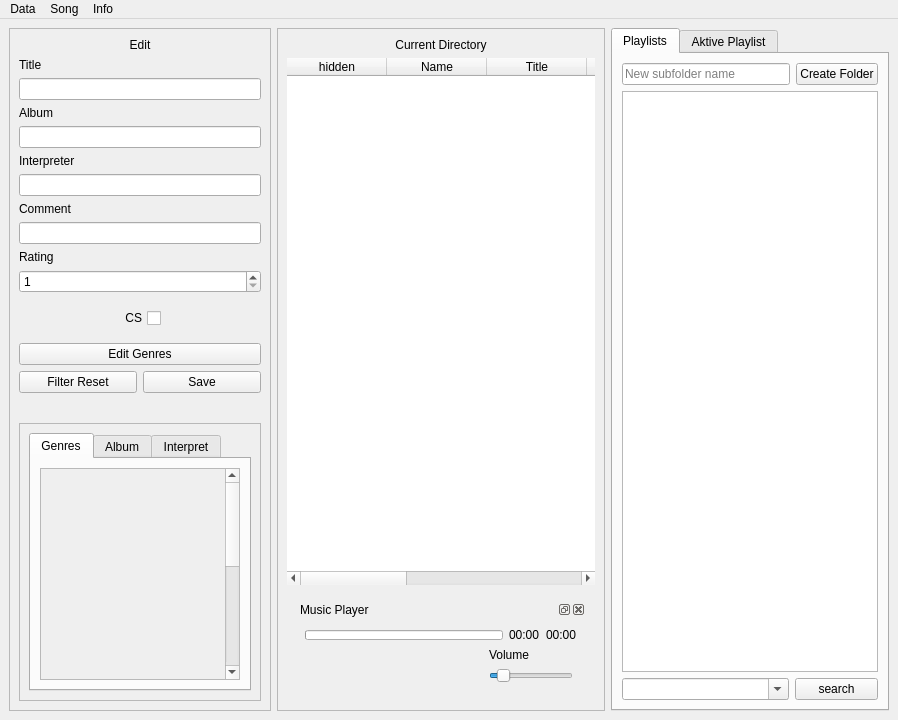
<?xml version="1.0" encoding="UTF-8"?>
<ui version="4.0">
 <class>MainWindow</class>
 <widget class="QMainWindow" name="MainWindow">
  <property name="windowModality">
   <enum>Qt::NonModal</enum>
  </property>
  <property name="geometry">
   <rect>
    <x>0</x>
    <y>0</y>
    <width>898</width>
    <height>720</height>
   </rect>
  </property>
  <property name="sizePolicy">
   <sizepolicy hsizetype="Preferred" vsizetype="Preferred">
    <horstretch>0</horstretch>
    <verstretch>0</verstretch>
   </sizepolicy>
  </property>
  <property name="windowTitle">
   <string>Music Manager</string>
  </property>
  <widget class="QWidget" name="centralwidget">
   <layout class="QHBoxLayout" name="horizontalLayout_6" stretch="1,5,0">
    <item>
     <widget class="QFrame" name="frame">
      <property name="sizePolicy">
       <sizepolicy hsizetype="Fixed" vsizetype="Preferred">
        <horstretch>0</horstretch>
        <verstretch>0</verstretch>
       </sizepolicy>
      </property>
      <property name="frameShape">
       <enum>QFrame::StyledPanel</enum>
      </property>
      <property name="frameShadow">
       <enum>QFrame::Raised</enum>
      </property>
      <layout class="QGridLayout" name="gridLayout_4">
       <item row="1" column="0">
        <layout class="QVBoxLayout" name="verticalLayout_4">
         <item>
          <layout class="QVBoxLayout" name="verticalLayout">
           <item>
            <widget class="QLabel" name="label_3">
             <property name="text">
              <string>Title</string>
             </property>
            </widget>
           </item>
           <item>
            <widget class="QLineEdit" name="lineEditTitle"/>
           </item>
          </layout>
         </item>
         <item>
          <layout class="QVBoxLayout" name="verticalLayout_2">
           <item>
            <widget class="QLabel" name="label_2">
             <property name="text">
              <string>Album</string>
             </property>
            </widget>
           </item>
           <item>
            <widget class="QLineEdit" name="lineEditAlbum"/>
           </item>
          </layout>
         </item>
         <item>
          <layout class="QVBoxLayout" name="verticalLayout_3">
           <item>
            <widget class="QLabel" name="label">
             <property name="text">
              <string>Interpreter</string>
             </property>
            </widget>
           </item>
           <item>
            <widget class="QLineEdit" name="lineEditInterpreter"/>
           </item>
          </layout>
         </item>
         <item>
          <layout class="QVBoxLayout" name="verticalLayout_9">
           <item>
            <widget class="QLabel" name="label_5">
             <property name="text">
              <string>Comment</string>
             </property>
            </widget>
           </item>
           <item>
            <widget class="QLineEdit" name="lineEditComment"/>
           </item>
          </layout>
         </item>
         <item>
          <layout class="QVBoxLayout" name="verticalLayout_5">
           <item>
            <widget class="QLabel" name="label_4">
             <property name="text">
              <string>Rating</string>
             </property>
            </widget>
           </item>
           <item>
            <widget class="QSpinBox" name="spinBoxRating">
             <property name="minimum">
              <number>1</number>
             </property>
             <property name="maximum">
              <number>20</number>
             </property>
            </widget>
           </item>
          </layout>
         </item>
         <item>
          <widget class="QWidget" name="widget_2" native="true">
           <layout class="QHBoxLayout" name="horizontalLayout_2">
            <item>
             <widget class="QCheckBox" name="csCheckBox">
              <property name="sizePolicy">
               <sizepolicy hsizetype="Fixed" vsizetype="Fixed">
                <horstretch>0</horstretch>
                <verstretch>0</verstretch>
               </sizepolicy>
              </property>
              <property name="layoutDirection">
               <enum>Qt::RightToLeft</enum>
              </property>
              <property name="autoFillBackground">
               <bool>false</bool>
              </property>
              <property name="text">
               <string>CS</string>
              </property>
              <property name="tristate">
               <bool>false</bool>
              </property>
             </widget>
            </item>
           </layout>
          </widget>
         </item>
         <item>
          <widget class="QPushButton" name="genreButton">
           <property name="sizePolicy">
            <sizepolicy hsizetype="Minimum" vsizetype="Fixed">
             <horstretch>0</horstretch>
             <verstretch>0</verstretch>
            </sizepolicy>
           </property>
           <property name="text">
            <string>Edit Genres</string>
           </property>
          </widget>
         </item>
         <item>
          <layout class="QHBoxLayout" name="horizontalLayout_7">
           <item>
            <widget class="QPushButton" name="filterResetButton">
             <property name="sizePolicy">
              <sizepolicy hsizetype="Minimum" vsizetype="Expanding">
               <horstretch>0</horstretch>
               <verstretch>0</verstretch>
              </sizepolicy>
             </property>
             <property name="text">
              <string>Filter Reset</string>
             </property>
            </widget>
           </item>
           <item>
            <widget class="QPushButton" name="saveButton">
             <property name="sizePolicy">
              <sizepolicy hsizetype="Minimum" vsizetype="Fixed">
               <horstretch>0</horstretch>
               <verstretch>0</verstretch>
              </sizepolicy>
             </property>
             <property name="layoutDirection">
              <enum>Qt::RightToLeft</enum>
             </property>
             <property name="text">
              <string>Save</string>
             </property>
            </widget>
           </item>
          </layout>
         </item>
         <item>
          <widget class="QWidget" name="widget" native="true">
           <property name="sizePolicy">
            <sizepolicy hsizetype="Maximum" vsizetype="Preferred">
             <horstretch>0</horstretch>
             <verstretch>0</verstretch>
            </sizepolicy>
           </property>
           <layout class="QHBoxLayout" name="horizontalLayout"/>
          </widget>
         </item>
         <item>
          <widget class="QFrame" name="frame_3">
           <property name="sizePolicy">
            <sizepolicy hsizetype="Preferred" vsizetype="Expanding">
             <horstretch>0</horstretch>
             <verstretch>0</verstretch>
            </sizepolicy>
           </property>
           <property name="frameShape">
            <enum>QFrame::StyledPanel</enum>
           </property>
           <property name="frameShadow">
            <enum>QFrame::Raised</enum>
           </property>
           <layout class="QVBoxLayout" name="verticalLayout_7">
            <item>
             <widget class="QTabWidget" name="tabWidget">
              <property name="tabPosition">
               <enum>QTabWidget::North</enum>
              </property>
              <property name="currentIndex">
               <number>0</number>
              </property>
              <property name="usesScrollButtons">
               <bool>false</bool>
              </property>
              <widget class="QWidget" name="genretab">
               <attribute name="title">
                <string>Genres</string>
               </attribute>
               <layout class="QGridLayout" name="gridLayout_5">
                <item row="0" column="0">
                 <widget class="QScrollArea" name="scrollGenre">
                  <property name="sizePolicy">
                   <sizepolicy hsizetype="Expanding" vsizetype="Expanding">
                    <horstretch>0</horstretch>
                    <verstretch>0</verstretch>
                   </sizepolicy>
                  </property>
                  <property name="minimumSize">
                   <size>
                    <width>200</width>
                    <height>0</height>
                   </size>
                  </property>
                  <property name="horizontalScrollBarPolicy">
                   <enum>Qt::ScrollBarAlwaysOff</enum>
                  </property>
                  <property name="widgetResizable">
                   <bool>false</bool>
                  </property>
                  <widget class="QWidget" name="genreWidget">
                   <property name="geometry">
                    <rect>
                     <x>0</x>
                     <y>0</y>
                     <width>172</width>
                     <height>460</height>
                    </rect>
                   </property>
                   <property name="sizePolicy">
                    <sizepolicy hsizetype="Minimum" vsizetype="Preferred">
                     <horstretch>0</horstretch>
                     <verstretch>0</verstretch>
                    </sizepolicy>
                   </property>
                   <layout class="QGridLayout" name="gridLayout_2">
                    <item row="0" column="0">
                     <layout class="QFormLayout" name="genreLayout">
                      <property name="fieldGrowthPolicy">
                       <enum>QFormLayout::ExpandingFieldsGrow</enum>
                      </property>
                      <property name="rowWrapPolicy">
                       <enum>QFormLayout::DontWrapRows</enum>
                      </property>
                      <property name="labelAlignment">
                       <set>Qt::AlignRight|Qt::AlignTrailing|Qt::AlignVCenter</set>
                      </property>
                     </layout>
                    </item>
                   </layout>
                  </widget>
                 </widget>
                </item>
               </layout>
              </widget>
              <widget class="QWidget" name="albumtab">
               <attribute name="title">
                <string>Album</string>
               </attribute>
               <layout class="QGridLayout" name="gridLayout_7">
                <item row="0" column="0">
                 <widget class="QScrollArea" name="scrollAlbum">
                  <property name="sizePolicy">
                   <sizepolicy hsizetype="Expanding" vsizetype="Expanding">
                    <horstretch>0</horstretch>
                    <verstretch>0</verstretch>
                   </sizepolicy>
                  </property>
                  <property name="minimumSize">
                   <size>
                    <width>200</width>
                    <height>0</height>
                   </size>
                  </property>
                  <property name="horizontalScrollBarPolicy">
                   <enum>Qt::ScrollBarAlwaysOff</enum>
                  </property>
                  <property name="widgetResizable">
                   <bool>false</bool>
                  </property>
                  <widget class="QWidget" name="albumWidget">
                   <property name="geometry">
                    <rect>
                     <x>0</x>
                     <y>0</y>
                     <width>172</width>
                     <height>460</height>
                    </rect>
                   </property>
                   <property name="sizePolicy">
                    <sizepolicy hsizetype="Minimum" vsizetype="Preferred">
                     <horstretch>0</horstretch>
                     <verstretch>0</verstretch>
                    </sizepolicy>
                   </property>
                   <layout class="QGridLayout" name="gridLayout_6">
                    <item row="0" column="0">
                     <layout class="QFormLayout" name="albumLayout">
                      <property name="fieldGrowthPolicy">
                       <enum>QFormLayout::ExpandingFieldsGrow</enum>
                      </property>
                      <property name="rowWrapPolicy">
                       <enum>QFormLayout::DontWrapRows</enum>
                      </property>
                      <property name="labelAlignment">
                       <set>Qt::AlignRight|Qt::AlignTrailing|Qt::AlignVCenter</set>
                      </property>
                     </layout>
                    </item>
                   </layout>
                  </widget>
                 </widget>
                </item>
               </layout>
              </widget>
              <widget class="QWidget" name="interpretertab">
               <attribute name="title">
                <string>Interpret</string>
               </attribute>
               <layout class="QGridLayout" name="gridLayout_9">
                <item row="0" column="0">
                 <widget class="QScrollArea" name="scrollInterpreter">
                  <property name="sizePolicy">
                   <sizepolicy hsizetype="Expanding" vsizetype="Expanding">
                    <horstretch>0</horstretch>
                    <verstretch>0</verstretch>
                   </sizepolicy>
                  </property>
                  <property name="minimumSize">
                   <size>
                    <width>200</width>
                    <height>0</height>
                   </size>
                  </property>
                  <property name="horizontalScrollBarPolicy">
                   <enum>Qt::ScrollBarAlwaysOff</enum>
                  </property>
                  <property name="widgetResizable">
                   <bool>false</bool>
                  </property>
                  <widget class="QWidget" name="interpreterWidget">
                   <property name="geometry">
                    <rect>
                     <x>0</x>
                     <y>0</y>
                     <width>172</width>
                     <height>460</height>
                    </rect>
                   </property>
                   <property name="sizePolicy">
                    <sizepolicy hsizetype="Minimum" vsizetype="Preferred">
                     <horstretch>0</horstretch>
                     <verstretch>0</verstretch>
                    </sizepolicy>
                   </property>
                   <layout class="QGridLayout" name="gridLayout_8">
                    <item row="0" column="0">
                     <layout class="QFormLayout" name="interpreterLayout">
                      <property name="fieldGrowthPolicy">
                       <enum>QFormLayout::ExpandingFieldsGrow</enum>
                      </property>
                      <property name="rowWrapPolicy">
                       <enum>QFormLayout::DontWrapRows</enum>
                      </property>
                      <property name="labelAlignment">
                       <set>Qt::AlignRight|Qt::AlignTrailing|Qt::AlignVCenter</set>
                      </property>
                     </layout>
                    </item>
                   </layout>
                  </widget>
                 </widget>
                </item>
               </layout>
              </widget>
             </widget>
            </item>
           </layout>
          </widget>
         </item>
        </layout>
       </item>
       <item row="0" column="0">
        <widget class="QLabel" name="label_7">
         <property name="text">
          <string>Edit</string>
         </property>
         <property name="alignment">
          <set>Qt::AlignCenter</set>
         </property>
         <property name="margin">
          <number>5</number>
         </property>
        </widget>
       </item>
      </layout>
     </widget>
    </item>
    <item>
     <layout class="QVBoxLayout" name="verticalLayout_10">
      <item>
       <widget class="QFrame" name="frame_2">
        <property name="frameShape">
         <enum>QFrame::StyledPanel</enum>
        </property>
        <property name="frameShadow">
         <enum>QFrame::Raised</enum>
        </property>
        <layout class="QVBoxLayout" name="verticalLayout_13" stretch="1,100,0">
         <item>
          <widget class="QLabel" name="label_8">
           <property name="text">
            <string>Current Directory</string>
           </property>
           <property name="alignment">
            <set>Qt::AlignCenter</set>
           </property>
           <property name="margin">
            <number>5</number>
           </property>
          </widget>
         </item>
         <item>
          <widget class="MyDragTable" name="tableWidget">
           <property name="frameShape">
            <enum>QFrame::NoFrame</enum>
           </property>
           <property name="frameShadow">
            <enum>QFrame::Raised</enum>
           </property>
           <property name="horizontalScrollBarPolicy">
            <enum>Qt::ScrollBarAsNeeded</enum>
           </property>
           <property name="autoScroll">
            <bool>false</bool>
           </property>
           <property name="editTriggers">
            <set>QAbstractItemView::NoEditTriggers</set>
           </property>
           <property name="tabKeyNavigation">
            <bool>false</bool>
           </property>
           <property name="showDropIndicator" stdset="0">
            <bool>false</bool>
           </property>
           <property name="dragEnabled">
            <bool>true</bool>
           </property>
           <property name="dragDropOverwriteMode">
            <bool>false</bool>
           </property>
           <property name="dragDropMode">
            <enum>QAbstractItemView::DragOnly</enum>
           </property>
           <property name="alternatingRowColors">
            <bool>true</bool>
           </property>
           <property name="selectionMode">
            <enum>QAbstractItemView::ExtendedSelection</enum>
           </property>
           <property name="selectionBehavior">
            <enum>QAbstractItemView::SelectRows</enum>
           </property>
           <property name="textElideMode">
            <enum>Qt::ElideNone</enum>
           </property>
           <property name="showGrid">
            <bool>true</bool>
           </property>
           <property name="gridStyle">
            <enum>Qt::NoPen</enum>
           </property>
           <property name="sortingEnabled">
            <bool>true</bool>
           </property>
           <property name="wordWrap">
            <bool>false</bool>
           </property>
           <property name="cornerButtonEnabled">
            <bool>false</bool>
           </property>
           <attribute name="horizontalHeaderVisible">
            <bool>true</bool>
           </attribute>
           <attribute name="horizontalHeaderCascadingSectionResizes">
            <bool>false</bool>
           </attribute>
           <attribute name="horizontalHeaderHighlightSections">
            <bool>true</bool>
           </attribute>
           <attribute name="verticalHeaderVisible">
            <bool>false</bool>
           </attribute>
           <attribute name="verticalHeaderHighlightSections">
            <bool>false</bool>
           </attribute>
           <column>
            <property name="text">
             <string>hidden</string>
            </property>
           </column>
           <column>
            <property name="text">
             <string>Name</string>
            </property>
           </column>
           <column>
            <property name="text">
             <string>Title</string>
            </property>
           </column>
           <column>
            <property name="text">
             <string>Album</string>
            </property>
           </column>
           <column>
            <property name="text">
             <string>Interpreter</string>
            </property>
           </column>
           <column>
            <property name="text">
             <string>Genres</string>
            </property>
           </column>
           <column>
            <property name="text">
             <string>Times Played</string>
            </property>
           </column>
           <column>
            <property name="text">
             <string>Rating</string>
            </property>
           </column>
          </widget>
         </item>
         <item>
          <widget class="QWidget" name="musicframe" native="true">
           <layout class="QVBoxLayout" name="verticalLayout_6">
            <item>
             <widget class="QDockWidget" name="musicdock">
              <property name="floating">
               <bool>false</bool>
              </property>
              <property name="features">
               <set>QDockWidget::AllDockWidgetFeatures</set>
              </property>
              <property name="allowedAreas">
               <set>Qt::NoDockWidgetArea</set>
              </property>
              <property name="windowTitle">
               <string>Music Player</string>
              </property>
              <widget class="QWidget" name="dockWidgetContents">
               <layout class="QGridLayout" name="gridLayout">
                <item row="0" column="0">
                 <layout class="QVBoxLayout" name="musiclayout">
                  <item>
                   <layout class="QHBoxLayout" name="horizontalLayout_3">
                    <item>
                     <widget class="MyProgressbar" name="timebar">
                      <property name="minimumSize">
                       <size>
                        <width>0</width>
                        <height>10</height>
                       </size>
                      </property>
                      <property name="maximumSize">
                       <size>
                        <width>16777215</width>
                        <height>10</height>
                       </size>
                      </property>
                      <property name="value">
                       <number>0</number>
                      </property>
                      <property name="textVisible">
                       <bool>false</bool>
                      </property>
                      <property name="format">
                       <string/>
                      </property>
                     </widget>
                    </item>
                    <item>
                     <widget class="QLabel" name="time">
                      <property name="text">
                       <string>00:00</string>
                      </property>
                     </widget>
                    </item>
                    <item>
                     <widget class="QLabel" name="length">
                      <property name="text">
                       <string>00:00</string>
                      </property>
                     </widget>
                    </item>
                   </layout>
                  </item>
                  <item>
                   <layout class="QHBoxLayout" name="horizontalLayout_4">
                    <item>
                     <widget class="QPushButton" name="previousbutton">
                      <property name="sizePolicy">
                       <sizepolicy hsizetype="Maximum" vsizetype="Fixed">
                        <horstretch>0</horstretch>
                        <verstretch>0</verstretch>
                       </sizepolicy>
                      </property>
                      <property name="text">
                       <string/>
                      </property>
                      <property name="icon">
                       <iconset resource="resource.qrc">
                        <normaloff>:/music_layout/resources/previous.png</normaloff>:/music_layout/resources/previous.png</iconset>
                      </property>
                      <property name="iconSize">
                       <size>
                        <width>30</width>
                        <height>30</height>
                       </size>
                      </property>
                      <property name="flat">
                       <bool>true</bool>
                      </property>
                     </widget>
                    </item>
                    <item>
                     <widget class="QPushButton" name="playbutton_2">
                      <property name="sizePolicy">
                       <sizepolicy hsizetype="Maximum" vsizetype="Fixed">
                        <horstretch>0</horstretch>
                        <verstretch>0</verstretch>
                       </sizepolicy>
                      </property>
                      <property name="text">
                       <string/>
                      </property>
                      <property name="icon">
                       <iconset resource="resource.qrc">
                        <normaloff>:/music_layout/resources/play.png</normaloff>:/music_layout/resources/play.png</iconset>
                      </property>
                      <property name="iconSize">
                       <size>
                        <width>30</width>
                        <height>30</height>
                       </size>
                      </property>
                      <property name="flat">
                       <bool>true</bool>
                      </property>
                     </widget>
                    </item>
                    <item>
                     <widget class="QPushButton" name="pausebutton">
                      <property name="sizePolicy">
                       <sizepolicy hsizetype="Maximum" vsizetype="Fixed">
                        <horstretch>0</horstretch>
                        <verstretch>0</verstretch>
                       </sizepolicy>
                      </property>
                      <property name="text">
                       <string/>
                      </property>
                      <property name="icon">
                       <iconset resource="resource.qrc">
                        <normaloff>:/music_layout/resources/pause.png</normaloff>:/music_layout/resources/pause.png</iconset>
                      </property>
                      <property name="iconSize">
                       <size>
                        <width>30</width>
                        <height>30</height>
                       </size>
                      </property>
                      <property name="flat">
                       <bool>true</bool>
                      </property>
                     </widget>
                    </item>
                    <item>
                     <widget class="QPushButton" name="nextbutton">
                      <property name="sizePolicy">
                       <sizepolicy hsizetype="Maximum" vsizetype="Fixed">
                        <horstretch>0</horstretch>
                        <verstretch>0</verstretch>
                       </sizepolicy>
                      </property>
                      <property name="text">
                       <string/>
                      </property>
                      <property name="icon">
                       <iconset resource="resource.qrc">
                        <normaloff>:/music_layout/resources/next.png</normaloff>:/music_layout/resources/next.png</iconset>
                      </property>
                      <property name="iconSize">
                       <size>
                        <width>30</width>
                        <height>30</height>
                       </size>
                      </property>
                      <property name="flat">
                       <bool>true</bool>
                      </property>
                     </widget>
                    </item>
                    <item>
                     <layout class="QVBoxLayout" name="verticalLayout_8">
                      <item>
                       <widget class="QLabel" name="volume">
                        <property name="sizePolicy">
                         <sizepolicy hsizetype="Maximum" vsizetype="Preferred">
                          <horstretch>0</horstretch>
                          <verstretch>0</verstretch>
                         </sizepolicy>
                        </property>
                        <property name="text">
                         <string>Volume</string>
                        </property>
                       </widget>
                      </item>
                      <item>
                       <widget class="QSlider" name="soundSlider">
                        <property name="sizePolicy">
                         <sizepolicy hsizetype="Maximum" vsizetype="Fixed">
                          <horstretch>0</horstretch>
                          <verstretch>0</verstretch>
                         </sizepolicy>
                        </property>
                        <property name="maximum">
                         <number>10</number>
                        </property>
                        <property name="value">
                         <number>1</number>
                        </property>
                        <property name="orientation">
                         <enum>Qt::Horizontal</enum>
                        </property>
                       </widget>
                      </item>
                     </layout>
                    </item>
                   </layout>
                  </item>
                 </layout>
                </item>
               </layout>
              </widget>
             </widget>
            </item>
           </layout>
          </widget>
         </item>
        </layout>
       </widget>
      </item>
     </layout>
    </item>
    <item>
     <widget class="QTabWidget" name="playlistTab">
      <property name="currentIndex">
       <number>0</number>
      </property>
      <widget class="QWidget" name="playlistsearch">
       <attribute name="title">
        <string>Playlists</string>
       </attribute>
       <layout class="QGridLayout" name="gridLayout_10">
        <item row="3" column="0">
         <widget class="MyTreeView" name="playlistTreeView">
          <property name="editTriggers">
           <set>QAbstractItemView::NoEditTriggers</set>
          </property>
          <property name="showDropIndicator" stdset="0">
           <bool>false</bool>
          </property>
          <property name="selectionBehavior">
           <enum>QAbstractItemView::SelectItems</enum>
          </property>
         </widget>
        </item>
        <item row="0" column="0">
         <layout class="QHBoxLayout" name="horizontalLayout_8">
          <item>
           <widget class="QLineEdit" name="playlistFolderLineEdit">
            <property name="text">
             <string/>
            </property>
            <property name="placeholderText">
             <string>New subfolder name</string>
            </property>
           </widget>
          </item>
          <item>
           <widget class="QPushButton" name="playlistCreateFolderButton">
            <property name="text">
             <string>Create Folder</string>
            </property>
           </widget>
          </item>
         </layout>
        </item>
        <item row="4" column="0">
         <layout class="QHBoxLayout" name="horizontalLayout_9" stretch="2,1">
          <item>
           <widget class="QComboBox" name="playlistSearchLineEdit">
            <property name="editable">
             <bool>true</bool>
            </property>
            <property name="insertPolicy">
             <enum>QComboBox::InsertAfterCurrent</enum>
            </property>
            <property name="duplicatesEnabled">
             <bool>true</bool>
            </property>
            <property name="frame">
             <bool>true</bool>
            </property>
           </widget>
          </item>
          <item>
           <widget class="QPushButton" name="playlistSearchButton">
            <property name="text">
             <string>search</string>
            </property>
           </widget>
          </item>
         </layout>
        </item>
       </layout>
      </widget>
      <widget class="QWidget" name="playlistInfo">
       <attribute name="title">
        <string>Aktive Playlist</string>
       </attribute>
       <layout class="QVBoxLayout" name="verticalLayout_11">
        <item>
         <widget class="QLineEdit" name="playlistLineEdit">
          <property name="mouseTracking">
           <bool>false</bool>
          </property>
          <property name="acceptDrops">
           <bool>false</bool>
          </property>
          <property name="frame">
           <bool>false</bool>
          </property>
          <property name="echoMode">
           <enum>QLineEdit::Normal</enum>
          </property>
          <property name="alignment">
           <set>Qt::AlignCenter</set>
          </property>
          <property name="placeholderText">
           <string>Please Insert a title</string>
          </property>
         </widget>
        </item>
        <item>
         <widget class="MyDropTable" name="playlistWidget">
          <property name="sizePolicy">
           <sizepolicy hsizetype="Expanding" vsizetype="Expanding">
            <horstretch>0</horstretch>
            <verstretch>0</verstretch>
           </sizepolicy>
          </property>
          <property name="frameShape">
           <enum>QFrame::NoFrame</enum>
          </property>
          <property name="frameShadow">
           <enum>QFrame::Plain</enum>
          </property>
          <property name="lineWidth">
           <number>0</number>
          </property>
          <property name="editTriggers">
           <set>QAbstractItemView::NoEditTriggers</set>
          </property>
          <property name="tabKeyNavigation">
           <bool>false</bool>
          </property>
          <property name="showDropIndicator" stdset="0">
           <bool>false</bool>
          </property>
          <property name="dragDropOverwriteMode">
           <bool>false</bool>
          </property>
          <property name="dragDropMode">
           <enum>QAbstractItemView::DropOnly</enum>
          </property>
          <property name="defaultDropAction">
           <enum>Qt::CopyAction</enum>
          </property>
          <property name="alternatingRowColors">
           <bool>true</bool>
          </property>
          <property name="selectionBehavior">
           <enum>QAbstractItemView::SelectRows</enum>
          </property>
          <property name="textElideMode">
           <enum>Qt::ElideNone</enum>
          </property>
          <property name="gridStyle">
           <enum>Qt::NoPen</enum>
          </property>
          <property name="wordWrap">
           <bool>false</bool>
          </property>
          <property name="cornerButtonEnabled">
           <bool>false</bool>
          </property>
          <attribute name="horizontalHeaderHighlightSections">
           <bool>false</bool>
          </attribute>
          <attribute name="verticalHeaderVisible">
           <bool>false</bool>
          </attribute>
          <attribute name="verticalHeaderDefaultSectionSize">
           <number>20</number>
          </attribute>
          <attribute name="verticalHeaderHighlightSections">
           <bool>false</bool>
          </attribute>
          <column>
           <property name="text">
            <string>path(HIDDEN)</string>
           </property>
          </column>
          <column>
           <property name="text">
            <string>Title</string>
           </property>
          </column>
          <column>
           <property name="text">
            <string>Length</string>
           </property>
          </column>
         </widget>
        </item>
        <item>
         <widget class="QPushButton" name="playlistSaveButton">
          <property name="text">
           <string>Save Playlist</string>
          </property>
         </widget>
        </item>
        <item>
         <layout class="QHBoxLayout" name="horizontalLayout_5">
          <item>
           <widget class="QPushButton" name="playallbutton">
            <property name="text">
             <string>Play Playlist</string>
            </property>
           </widget>
          </item>
          <item>
           <widget class="QPushButton" name="resetallbutton">
            <property name="text">
             <string>Shuffle</string>
            </property>
           </widget>
          </item>
         </layout>
        </item>
        <item>
         <widget class="QPushButton" name="playbutton">
          <property name="sizePolicy">
           <sizepolicy hsizetype="Minimum" vsizetype="Fixed">
            <horstretch>0</horstretch>
            <verstretch>0</verstretch>
           </sizepolicy>
          </property>
          <property name="layoutDirection">
           <enum>Qt::LeftToRight</enum>
          </property>
          <property name="text">
           <string>Playlist Random Play</string>
          </property>
         </widget>
        </item>
       </layout>
      </widget>
     </widget>
    </item>
   </layout>
  </widget>
  <widget class="QMenuBar" name="menuBar">
   <property name="geometry">
    <rect>
     <x>0</x>
     <y>0</y>
     <width>898</width>
     <height>21</height>
    </rect>
   </property>
   <widget class="QMenu" name="menuDatei">
    <property name="title">
     <string>Data</string>
    </property>
    <addaction name="actionRefresh"/>
    <addaction name="actionVerzeichnis_wechseln"/>
    <addaction name="separator"/>
    <addaction name="actionBeenden"/>
   </widget>
   <widget class="QMenu" name="menuInfo">
    <property name="title">
     <string>Info</string>
    </property>
    <addaction name="actionInfo"/>
   </widget>
   <widget class="QMenu" name="menuSong">
    <property name="title">
     <string>Song</string>
    </property>
    <addaction name="actionEdit"/>
   </widget>
   <addaction name="menuDatei"/>
   <addaction name="menuSong"/>
   <addaction name="menuInfo"/>
  </widget>
  <action name="actionVerzeichnis_wechseln">
   <property name="text">
    <string>Change Directory</string>
   </property>
  </action>
  <action name="actionBeenden">
   <property name="text">
    <string>Exit</string>
   </property>
  </action>
  <action name="actionInfo">
   <property name="text">
    <string>Info</string>
   </property>
  </action>
  <action name="actionRefresh">
   <property name="text">
    <string>Refresh</string>
   </property>
  </action>
  <action name="actionEdit">
   <property name="text">
    <string>Edit</string>
   </property>
  </action>
 </widget>
 <customwidgets>
  <customwidget>
   <class>MyProgressbar</class>
   <extends>QProgressBar</extends>
   <header>myProgressbar.h</header>
  </customwidget>
  <customwidget>
   <class>MyDragTable</class>
   <extends>QTableWidget</extends>
   <header>myDragTable.h</header>
  </customwidget>
  <customwidget>
   <class>MyDropTable</class>
   <extends>QTableWidget</extends>
   <header>myDropTable.h</header>
  </customwidget>
  <customwidget>
   <class>MyTreeView</class>
   <extends>QTreeView</extends>
   <header>mytreeview.h</header>
  </customwidget>
 </customwidgets>
 <resources>
  <include location="resource.qrc"/>
 </resources>
 <connections/>
</ui>
